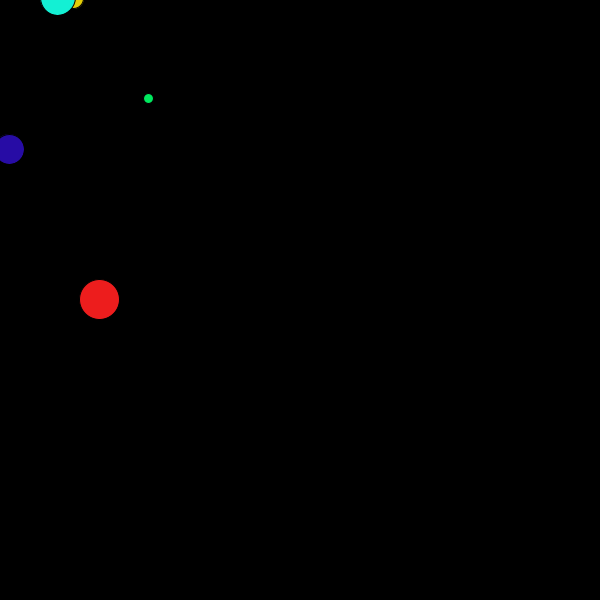
Frame 1 (no input)
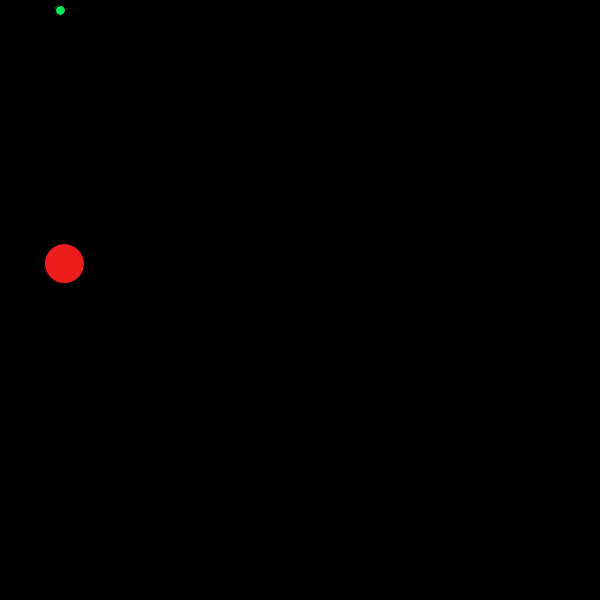
Frame 60 (the mouse pressed at the canvas centre just before this capture)
Frame 120 (the mouse held since frame 60 and released just before this capture): identical to frame 60, image omitted

The Processing sketch that drew these frames (run headless with seeded random() and noise(); from frame 60 on, the mouse is pressed at the canvas centre):

// Processing sketch: processing_86002
// ── processing_86002.pde

Seeker a, b, c, d, e;

void setup()
{
  size(600,600);
  smooth();

  a = new Seeker();
  a.r = 40;
  a.v = 2;
  a.colour = #ED1D1D;
  
  b = new Seeker();
  b.r = 30;
  b.v = 3;
  b.colour = #270CA5;

  c = new Seeker();
  c.r = 10;
  c.v = 5;
  c.colour = #00E85E;
  
  d = new Seeker();
  d.r = 20;
  d.v = 4;
  d.colour = #E3CD07;
  
  e = new Seeker();
  e.r = 35;
  e.v = 8;
  e.colour = #13F0D4;

  a.x = width/6;
  b.x = width/60;
  c.x = width/4;
  d.x = width/2;
  e.x = width/8;
  a.y = height/2;
  b.y = height/4;
  c.y = height/6;
  d.x = height/8;
  e.x = height/10;
}

void draw()
{
  background(0);
  a.move();
  b.move();
  c.move();
  d.move();
  e.move();
  a.show();
  b.show();
  c.show();
  d.show();
  e.show();
}

class Seeker
{
  float x, y;
  int r; // size (r for radius)
  int v; // velocity
  int colour;

  void show()
  {
    fill (colour);
    ellipse(x,y, r,r);
  }

  void move()
  {
    x += ( mouseX - width/2 ) * 0.001 * v;
    y += ( mouseY - height/2 ) * 0.001 * v;
  }
}
